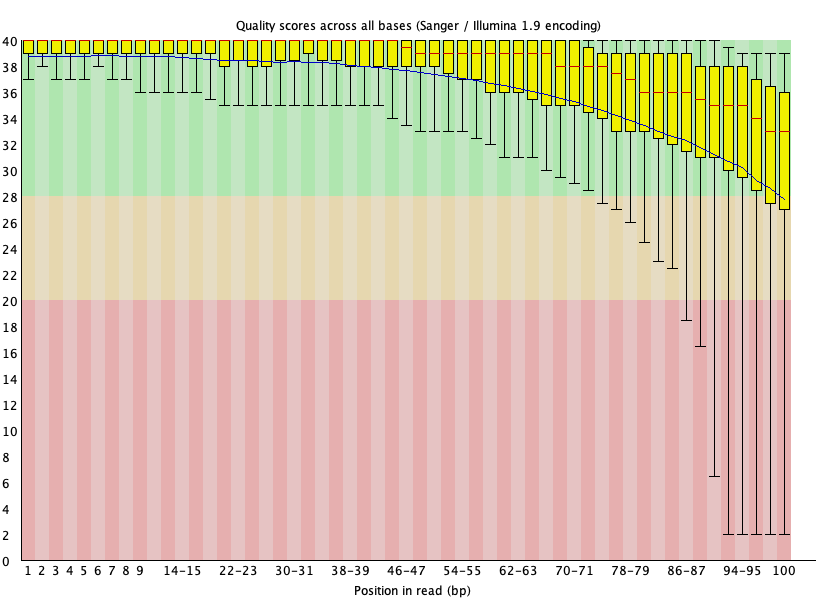
#> input picture FASTQC_results/SRR8185316_fastqc/Images/per_base_quality.png, 825 x 600 px; the run also reads 2 pictures not shown here
$ jupyter execute --allow-errors ReadmappingAssembly.ipynb
#> lines starting #> are read from the running program, lines starting #| are printed output that depends on the picture
[cell 1]
# Importing libraries
import subprocess
import seaborn as sns
import matplotlib.pyplot as plt
import matplotlib.image as mpimg
from Bio import SeqIO
from pathlib import Path
import numpy as np

[cell 2]
# Run this cell if SRR8185316.fastq is not present in ./Input file
# subprocess.run(f'fastq-dump SRR8185316 --outdir ./Input -O ./Input/SRR8185316.fastq', shell=True)

[cell 3]
# Easier to change dir later
ff = "./Input/SRR8185316.fastq"
tseq = "./tseq.txt"
spades_dir = "/Users/macbook/Downloads/SPAdes-3.15.5-Darwin/bin/spades.py" # Wherever SPAdes has been downloaded
spades_result = "./SPAdes_results"
fastqc_result = "./FASTQC_results"
reference_dir = "./sequence.fasta"
quast_dir = "./QUAST_results"

---

The *Sequence Read Archive (SRA)*, a centralized database at the *National Center for Biotechnology Information (NCBI)*, archives raw high-throughput sequencing data from various genomic studies. To facilitate the efficient retrieval and processing of this raw data, NCBI has developed the SRA Toolkit, which comprises command-line tools.

The SRA Toolkit was installed on the computer, and subsequently, the dataset **SRR8185316** was downloaded using the *fastq-dump* command This dataset could contain information such as that obtained from Whole Genome Sequencing (WGS) of the Escherichia coli (E. coli) bacterium.

A FASTQ file is a text-based format for storing both a biological sequence and its corresponding quality scores. Both the sequence letter and quality score are each encoded with a single ASCII character for brevity. A FASTQ file contains *4 lines* per sequence:

▶︎ Line 1 begins with a ‘@’ character and is followed by a sequence identifier and an optional description.

▶︎ Line 2 is the raw sequence letters.

▶︎ Line 3 begins with a ‘+’ character and is optionally followed by the same sequence identifier and any description again.

▶︎ Line 4 encodes the quality values for the sequence in Line 2, and must contain the same number of symbols as letters in the sequence.

The quality scores are used to indicate the confidence in the accuracy of each individual base call. These files are essential for downstream data analyses in bioinformatics, such as sequence alignment, variant calling, and other genomic or transcriptomic analyses.

***ATTENTION!***

*Before proceeding, either drag the SRRX.fastq file to the current working directory or change the file path {ff} to the directory where SRRX.fastq has been downloaded.*

### A(Q2-I)

#> (a cell that did not finish here is left out)

### A(Q2-II)

[cell 5]
print("The first read:")
data = []
#> (the rest of this cell did not finish here and is left out)

### A(Q2-III)

[cell 6]
# In the terminal on a Mac, the grep command can be combined with -o and wc -l tp
# find and count occurrences of a specific subsequence in a file.
grep_command = f"grep -o 'TTAAATGGAA' {ff} | wc -l"
#> (the rest of this cell did not finish here and is left out)

### A(Q2-IV)

Find the extracted sequences here > [**TSEQ.txt**](./tseq.txt)

[cell 7]
# To take the first 4000 lines (1000 reads) from SRR8185316.fastq and
# save them to a file you can use the head command.
# The resault can be seen in the newly made ./tseq.txt file.

print("Extracting the first 1000 sequences > tseq.txt")
head_command = f"head -n 4000 {ff} > {tseq}"
subprocess.run(head_command, shell=True)
#> (this line was passed over: subprocess is not available in this run)

### A(Q2-V)

The following code snippet is using Biopython’s SeqIO.parse() function to parse a FASTQ file, which contains biological sequence data and corresponding quality scores.

SeqIO.parse is a generator function that reads sequence data in the ‘fastq’ format. Each iteration returns a SeqRecord object, containing the sequence and its quality scores, among other information.

Enumerate is a built-in Python function that also returns the index (i) of each record in the loop, starting from 0 for the first record.

record.letter_annotations['phred_quality'] accesses the quality scores from the sequence record. These quality scores are encoded as Phred quality scores which is logarithmically related to the base-calling error probabilities, calculated as Q = -10 * log10(e), where e is the estimated probability of a base call being wrong. This command takes the ASCII-encoded quality scores from a FASTQ file and converts them into integer numbers.

[cell 8]
quality_scores = []
#> (the rest of this cell did not finish here and is left out)

#> (a cell that did not finish here is left out)

### A(Q2-VI)

As it can be seen in the following plots, all reads has the same length of 100

#> (a cell that did not finish here is left out)

### A(Q3)

FastQC is a widely utilized tool for quality control of sequence data, particularly from high throughput sequencing platforms. It is designed to provide a quick, intuitive look at various quality metrics to help identify potential problems with the data.

[cell 11]
# The resulting files can be found in ./FASTQC_results directory
print("Running FastQC...")
subprocess.run(f"fastqc {ff} -o {fastqc_result}", shell=True)
#> (this line was passed over: subprocess is not available in this run)

As it can be seen in the [**HTML FILE**](./FASTQC_results/SRR8185316_fastqc.html) and also the [**BASIC STATISTICS**](./FASTQC_results/SRR8185316_fastqc/fastqc_data.txt):

- Filename: SRR8185316.fastq
- File type: Conventional base calls
- Encoding: Sanger / Illumina 1.9
- Total Sequences:	2297280
- Total Bases:	229.7 Mbp
- Sequences flagged as poor quality:	0
- Sequence length:	100
- %GC:	49

Upon reviewing the [**SUMMERY**](./FASTQC_results/SRR8185316_fastqc/summary.txt), all tests except for *Per sequence GC content* have passed, which has a WARNING flag.

We will examine each graph in detail:

[cell 12]
img = mpimg.imread('./FASTQC_results/SRR8185316_fastqc/Images/per_base_quality.png')
#> img is the input picture: shape (600, 825, 3) float32; mean R, G, B 0.861, 0.808, 0.719
plt.imshow(img)
plt.axis('off')
plt.show()

The boxplot shows the quality scores across all bases at each position in the reads.
- The green region represents a high-quality score range, with a minimum Phred score around 30, which is generally considered good for most types of analyses. it is seen that all boxes are within this region so the overall quelity seems to be acceptable.
- Smaller boxes at the beginning of reads mean that there is less variability in the quality scores among those positions. This suggests consistent high-quality base calls. Larger boxes toward the end of the reads indicate increased variability in the quality scores at those positions. Quality often drops off toward the end of sequencing reads due to the inherent limitations of sequencing chemistries and base calling algorithms as they proceed. This can be also seen by the downward trend of the line on the boxplots.
- The lower bound of the boxplot (representing either the lower quartile or the minimum quality score within an interquartile range) extends into the red region in a FastQC report. It indicates that a notable number of bases have low-quality scores that fall below an acceptable threshold. This can be a sign that certain reads or positions within the reads have poor quality and may be less reliable for accurate base calling.

[cell 13]
img = mpimg.imread('./FASTQC_results/SRR8185316_fastqc/Images/per_sequence_quality.png')
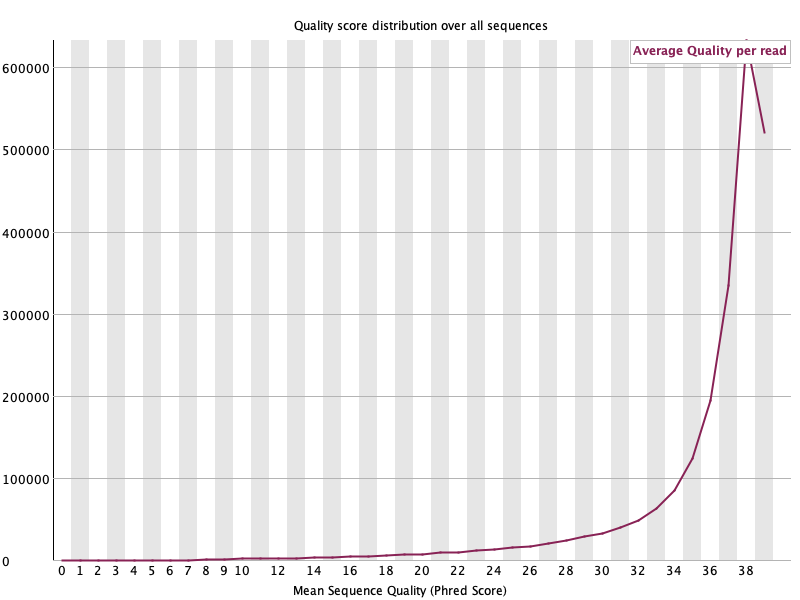
#> input picture FASTQC_results/SRR8185316_fastqc/Images/per_sequence_quality.png, 800 x 600 px
#> img is the input picture: shape (600, 800, 3) float32; mean R, G, B 0.95, 0.948, 0.949
plt.imshow(img)
plt.axis('off')
plt.show()

The “Per Sequence Quality Scores” plot in FastQC provides a distribution of the average quality score for each read in the dataset. The line is almost at 0 up to a Phred score of 16 and then rises abruptly around a score of 38, peaking before falling off quickly.
- It suggests that the majority of the reads are of very high quality. The peak at Phred score 38 indicate that most reads have a high average quality score. Reads with average scores around 38 are considered excellent, as Phred scores over 30 correspond to an error probability of 0.001 or lower.
- The low counts for reads with average Phred scores less than 16 suggest that there are relatively few poor-quality reads in the dataset.
- In summary, this pattern indicates a good-quality sequencing run where the vast majority of reads are of excellent quality.

[cell 14]
img = mpimg.imread('./FASTQC_results/SRR8185316_fastqc/Images/per_base_sequence_content.png')
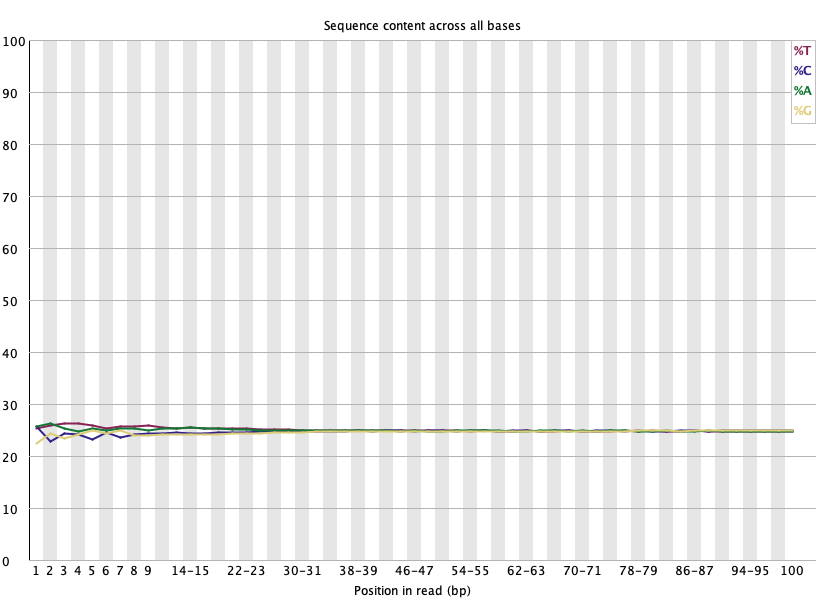
#> input picture FASTQC_results/SRR8185316_fastqc/Images/per_base_sequence_content.png, 825 x 600 px
#> img is the input picture: shape (600, 825, 3) float32; mean R, G, B 0.948, 0.948, 0.947
plt.imshow(img)
plt.axis('off')
plt.show()

The “Per Base Sequence Content” graph in FastQC shows the proportion of each of the four nucleotides at each position across all reads. Normally, for a random library, one would expect the lines for each nucleotide to be fairly flat and close together because each base would occur with approximately equal frequency.

Here the variation in nucleotide distribution occurs in the first 15 base positions, and the values on the y-axis range between 20% and 30%, it suggests that the early positions of the sequencing reads may contain some non-random biases or artifacts. These could be due to:
- Primers or Adapters: Sequencing primers or adapter sequences used during library preparation are often the cause of non-random base composition at the start of reads.
- Library Preparation Artifacts: Certain library prep methods can introduce biases in the early cycles of sequencing.
- Multiplexing Tags: Barcode or multiplex identifiers used to distinguish different samples when pooled together can also lead to such patterns.

After the first 15 bases the lines for each nucleotide converge and show a consistent distribution, it might indicate that the initial biases are limited to the start of the reads, and the rest of the sequencing data reflects a more random base distribution.

[cell 15]
img = mpimg.imread('./FASTQC_results/SRR8185316_fastqc/Images/per_sequence_gc_content.png')
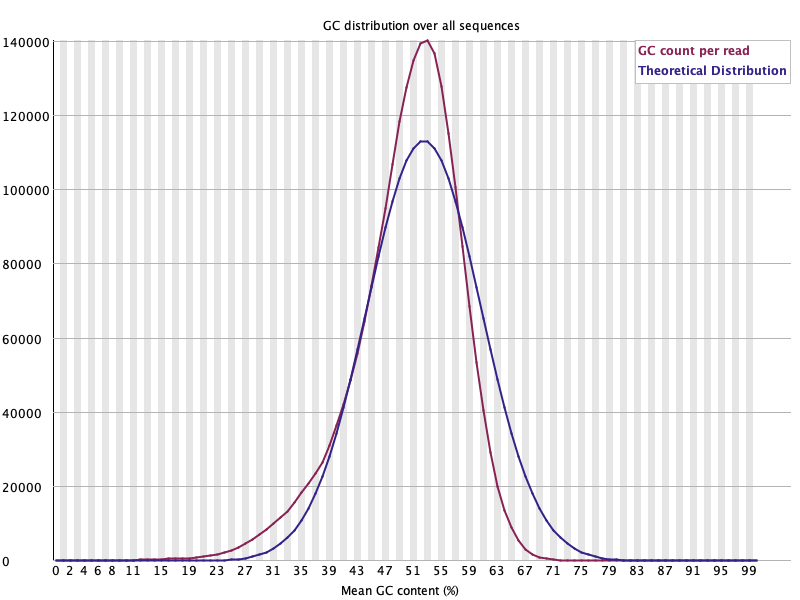
#> input picture FASTQC_results/SRR8185316_fastqc/Images/per_sequence_gc_content.png, 800 x 600 px
#> img is the input picture: shape (600, 800, 3) float32; mean R, G, B 0.946, 0.944, 0.948
#> (the rest of the program and of its run is left out)
